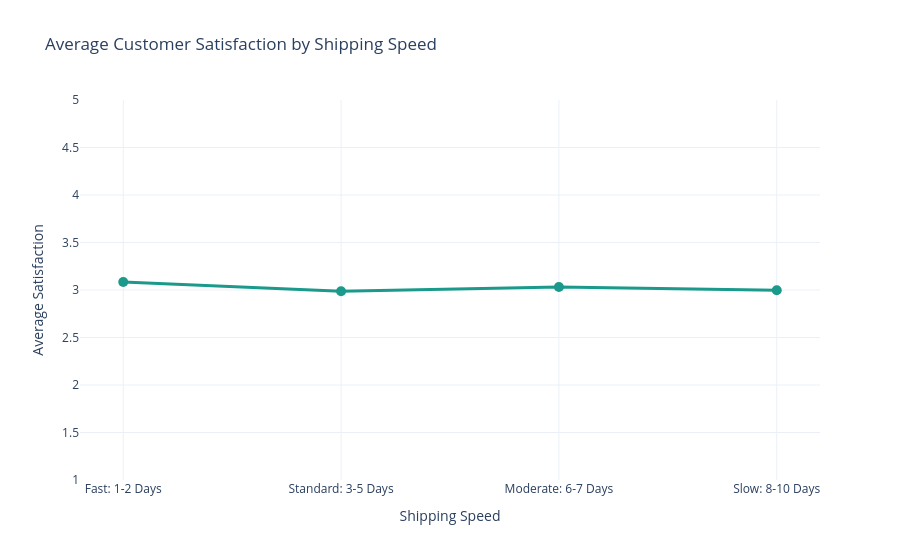

Notebook cell for this chart:
### Markdown cell above
##### ⭐ Bivariate Visual 5: Customer Satisfaction by Shipping Speed

**Executive Question:** Does average customer satisfaction vary across shipping-speed groups?

**Business Purpose:** Evaluate whether customer experience differs among Fast, Standard, Moderate, and Slow shipping groups and identify segments requiring service review.

**Visual Encoding:**

- The horizontal axis represents the shipping-speed group.
- The vertical axis represents average customer satisfaction.
- Markers identify the average satisfaction score for each group.
- The satisfaction scale is displayed from 1 to 5.

### Code cell
shipping_satisfaction = (df.groupby("shipping_speed",observed=True).agg(average_satisfaction=("customer_satisfaction","mean"),rating_coverage_pct=("customer_satisfaction",rating_coverage)).reindex(shipping_speed_order).reset_index())

fig = px.line(shipping_satisfaction,x="shipping_speed",y="average_satisfaction",markers=True,
    title="Average Customer Satisfaction by Shipping Speed",labels={"shipping_speed":"Shipping Speed","average_satisfaction":"Average Satisfaction"},template=PLOTLY_TEMPLATE)
fig.update_traces(line={"color": COLORS["teal"],"width": 3},marker={"size": 10})
fig.update_yaxes(range=[1, 5])
fig.show()

### Figure 1 — Plotly figure (JSON) as saved in the notebook; plotly's stock layout.template omitted (floating-point values rounded to 4 significant figures)
{"data": [{"hovertemplate": "Shipping Speed=%{x}<br>Average Satisfaction=%{y}<extra></extra>", "legendgroup": "", "line": {"color": "#1B998B", "dash": "solid", "width": 3}, "marker": {"size": 10, "symbol": "circle"}, "mode": "lines+markers", "name": "", "orientation": "v", "showlegend": false, "type": "scatter", "x": ["Fast: 1-2 Days", "Standard: 3-5 Days", "Moderate: 6-7 Days", "Slow: 8-10 Days"], "xaxis": "x", "y": [3.084, 2.988, 3.032, 2.997], "yaxis": "y"}], "layout": {"legend": {"tracegroupgap": 0}, "title": {"text": "Average Customer Satisfaction by Shipping Speed"}, "xaxis": {"anchor": "y", "domain": [0, 1], "title": {"text": "Shipping Speed"}}, "yaxis": {"anchor": "x", "domain": [0, 1], "range": [1, 5], "title": {"text": "Average Satisfaction"}}}}
